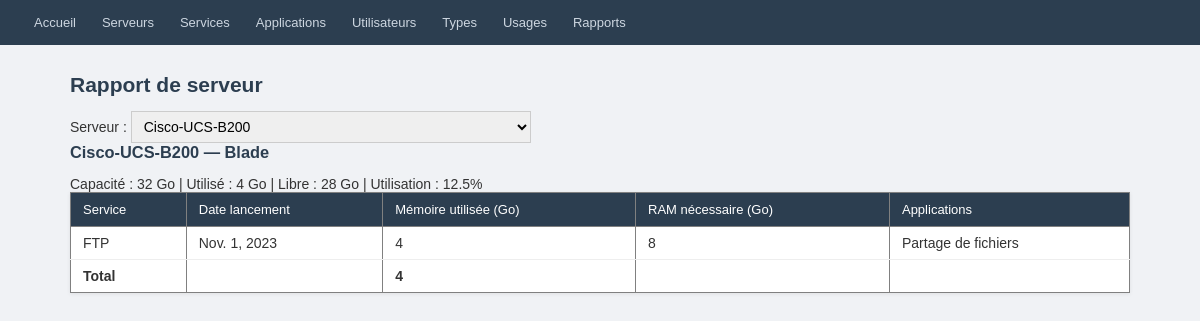
Page /report/server/3/ on the committed database.
### inventory/models.py (models this page shows, shortened)
class Serveur(models.Model):
    nom               = models.CharField(max_length=100, unique=True)
    type_serveur      = models.ForeignKey(
                            TypeServeur,
                            on_delete=models.PROTECT,
                            related_name='serveurs'
                        )
    nombre_processeur = models.PositiveIntegerField()
    capacite_memoire  = models.PositiveIntegerField()
    capacite_stockage = models.PositiveIntegerField()
    class Meta:
        ordering = ['nom']
        db_table = 'serveur'
    def used_memory_gb(self):
        return sum(s.espace_memoire_utilise for s in self.services.all())
    def free_memory_gb(self):
        return self.capacite_memoire - self.used_memory_gb()
    def memory_utilization_pct(self):
        if self.capacite_memoire == 0:
            return 0
        return round((self.used_memory_gb() / self.capacite_memoire) * 100, 2)

class TypeServeur(models.Model):
    type        = models.CharField(max_length=100, unique=True)
    description = models.TextField(blank=True)
    class Meta:
        ordering = ['type']
        db_table = 'type_serveur'
    def __str__(self):
        return self.type

class Service(models.Model):
    nom_service             = models.CharField(max_length=100, unique=True)
    date_lancement          = models.DateField()
    espace_memoire_utilise  = models.PositiveIntegerField()
    memoire_vive_necessaire = models.PositiveIntegerField()
    serveur                 = models.ForeignKey(
                                  Serveur,
                                  on_delete=models.PROTECT,
                                  related_name='services'
                              )
    class Meta:
        ordering = ['nom_service']
        db_table = 'service'

class Application(models.Model):
    nom_application = models.CharField(max_length=100, unique=True)
    logo            = models.ImageField(upload_to='logos/', blank=True, null=True)
    utilisateur     = models.ForeignKey(
                          Utilisateur,
                          on_delete=models.PROTECT,
                          related_name='applications'
                      )
    class Meta:
        ordering = ['nom_application']
        db_table = 'application'

### inventory/views.py (the view)
# urls.py: path('report/server/<int:pk>/', views.server_report, name='server-report'),
def server_report(request, pk):
    server   = get_object_or_404(Serveur, pk=pk)
    services = server.services.prefetch_related('usages_ressource__application')
    rows = []
    for svc in services:
        rows.append({
            'service':        svc,
            'used_memory_gb': svc.espace_memoire_utilise,
            'applications':   [ru.application for ru in svc.usages_ressource.all()],
        })
    return render(request, 'inventory/report/server_report.html', {
        'server':               server,
        'rows':                 rows,
        'total_used_memory_gb': round(server.used_memory_gb(), 2),
        'total_capacity_gb':    server.capacite_memoire,
        'utilization_pct':      server.memory_utilization_pct(),
        'free_memory_gb':       round(server.free_memory_gb(), 2),
        'servers':              Serveur.objects.all(),
    })

### inventory/templates/inventory/report/server_report.html (shortened to what this page needs)
{% extends "inventory/base.html" %}
{% block content %}
<h2>Rapport de serveur</h2>
<form method="get" action="{% url 'inventory:report-index' %}">
  Serveur :
  <select name="server" onchange="this.form.submit()">
    {% for s in servers %}
    <option value="{{ s.pk }}" {% if server and s.pk == server.pk %}selected{% endif %}>{{ s.nom }}</option>
    {% endfor %}
  </select>
</form>
{% if server %}
<h3>{{ server.nom }} — {{ server.type_serveur }}</h3>
<p>Capacité : {{ total_capacity_gb }} Go | Utilisé : {{ total_used_memory_gb }} Go | Libre : {{ free_memory_gb }} Go | Utilisation : {{ utilization_pct }}%</p>
<table border="1" cellpadding="5">
  <tr><th>Service</th><th>Date lancement</th><th>Mémoire utilisée (Go)</th><th>RAM nécessaire (Go)</th><th>Applications</th></tr>
  {% for row in rows %}
  <tr>
    <td>{{ row.service.nom_service }}</td>
    <td>{{ row.service.date_lancement }}</td>
    <td>{{ row.used_memory_gb }}</td>
    <td>{{ row.service.memoire_vive_necessaire }}</td>
    <td>{% for app in row.applications %}{{ app.nom_application }}{% if not forloop.last %}, {% endif %}{% empty %}-{% endfor %}</td>
  </tr>
  {% empty %}<tr><td colspan="5">Aucun service.</td></tr>{% endfor %}
  <tr><td><b>Total</b></td><td></td><td><b>{{ total_used_memory_gb }}</b></td><td></td><td></td></tr>
</table>
{% else %}
<p>Sélectionnez un serveur.</p>
{% endif %}
{% endblock %}

### inventory/templates/inventory/base.html (style rules this page uses)
* { box-sizing: border-box; margin: 0; padding: 0; }
body { font-family: Arial, sans-serif; font-size: 14px; background: #f0f2f5; color: #333; }
h1, h2, h3 { margin-bottom: 14px; color: #2c3e50; }
table { width: 100%; border-collapse: collapse; background: #fff; box-shadow: 0 1px 4px rgba(0,0,0,0.08); }
th { background: #2c3e50; color: #fff; padding: 9px 12px; text-align: left; font-weight: normal; font-size: 13px; }
td { padding: 8px 12px; border-bottom: 1px solid #eee; }
tr:last-child td { border-bottom: none; }
input, select, textarea { padding: 6px 8px; border: 1px solid #ccc; border-radius: 0; font-size: 14px; width: 100%; max-width: 400px; }

### rows in the picture
Serveur: nom "Cisco-UCS-B200", type_serveur "Blade"
Service: service.nom_service "FTP", service.date_lancement "Nov. 1, 2023", used_memory_gb "4", service.memoire_vive_necessaire "8"
Application: nom_application "Partage de fichiers"

### other values in the picture
{{ total_capacity_gb }} "32"
{{ total_used_memory_gb }} "4"
{{ free_memory_gb }} "28"
{{ utilization_pct }} "12.5"
form field server "Cisco-UCS-B200"
